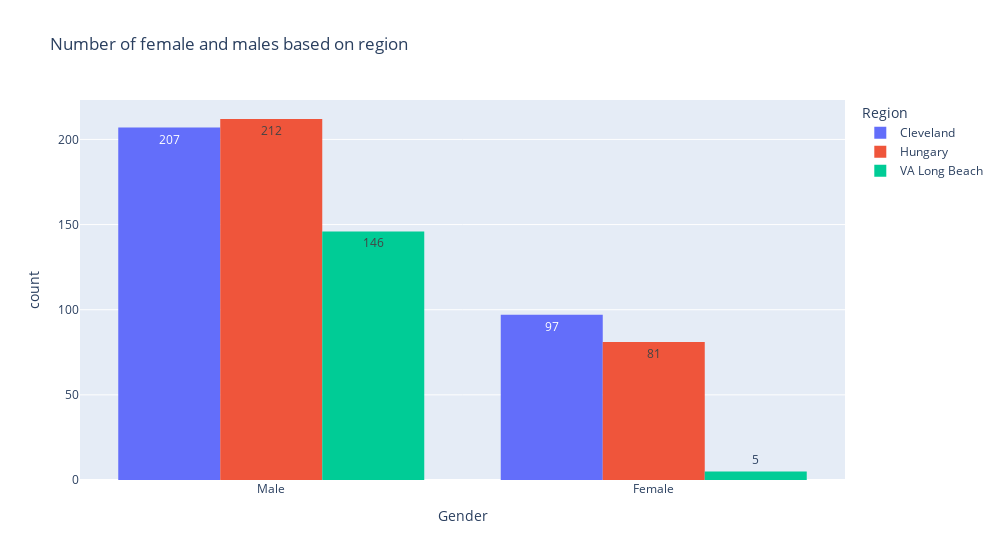

Notebook cell for this chart:
### Markdown cell above
<h1 style="font-family: 'Poppins', sans-serif; font-weight: 700; color: #1c1c1c; background: white; padding: 8px; border-radius: 10px; text-align: left; box-shadow: 0 4px 8px rgba(0, 0, 0, 0.1); letter-spacing: 1px; text-transform: capitalize; font-size: 1rem;">
2.3.2 creating an count plot to check count of male and female using `dataset` and `sex` column<span style="color: #333333;"></span>
</h1>

### Code cell
fig = px.histogram(df, x='sex', color='dataset', barmode='group', title='Number of female and males based on region', 
                   labels={'sex': 'Gender', 'dataset': 'Region', 'count': 'Number of People'}, 
                   text_auto=True)

# Show the plot
fig.update_layout(width=1000)
fig.show()

### Figure 1 — Plotly figure (JSON) as saved in the notebook; plotly's stock layout.template omitted (floating-point values rounded to 4 significant figures; data arrays with more than 128 entries replaced by an {"elided": "..."} marker saying what was removed)
{"data": [{"alignmentgroup": "True", "bingroup": "x", "hovertemplate": "Region=Cleveland<br>Gender=%{x}<br>count=%{y}<extra></extra>", "legendgroup": "Cleveland", "marker": {"color": "#636efa", "pattern": {"shape": ""}}, "name": "Cleveland", "offsetgroup": "Cleveland", "orientation": "v", "showlegend": true, "texttemplate": "%{value}", "type": "histogram", "x": {"elided": "304 str values"}, "xaxis": "x", "yaxis": "y"}, {"alignmentgroup": "True", "bingroup": "x", "hovertemplate": "Region=Hungary<br>Gender=%{x}<br>count=%{y}<extra></extra>", "legendgroup": "Hungary", "marker": {"color": "#EF553B", "pattern": {"shape": ""}}, "name": "Hungary", "offsetgroup": "Hungary", "orientation": "v", "showlegend": true, "texttemplate": "%{value}", "type": "histogram", "x": {"elided": "293 str values"}, "xaxis": "x", "yaxis": "y"}, {"alignmentgroup": "True", "bingroup": "x", "hovertemplate": "Region=VA Long Beach<br>Gender=%{x}<br>count=%{y}<extra></extra>", "legendgroup": "VA Long Beach", "marker": {"color": "#00cc96", "pattern": {"shape": ""}}, "name": "VA Long Beach", "offsetgroup": "VA Long Beach", "orientation": "v", "showlegend": true, "texttemplate": "%{value}", "type": "histogram", "x": {"elided": "151 str values"}, "xaxis": "x", "yaxis": "y"}], "layout": {"barmode": "group", "legend": {"title": {"text": "Region"}, "tracegroupgap": 0}, "title": {"text": "Number of female and males based on region"}, "width": 1000, "xaxis": {"anchor": "y", "domain": [0, 1], "title": {"text": "Gender"}}, "yaxis": {"anchor": "x", "domain": [0, 1], "title": {"text": "count"}}}}
